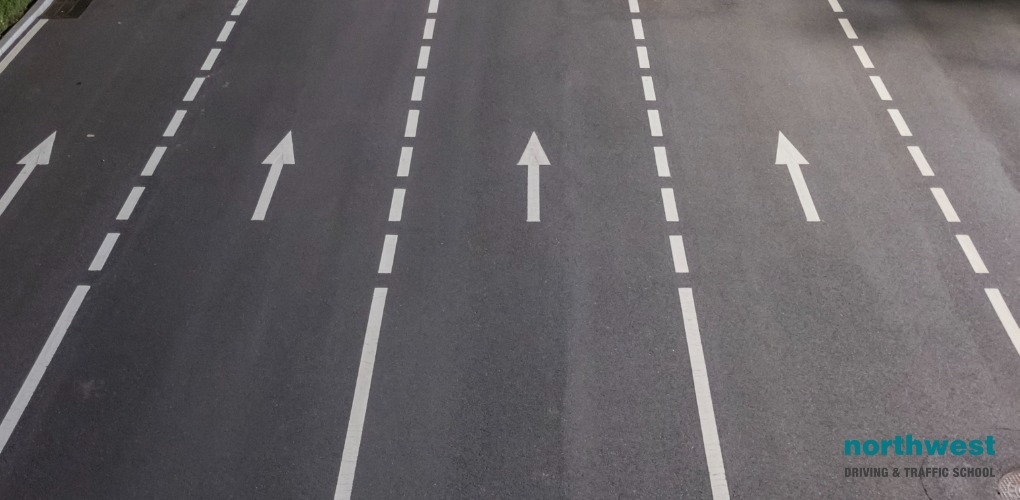
#> input picture Lane-Markings.jpg, 1020 x 500 px, found by its file name
$ jupyter execute 'Lane detection prediction system.ipynb'
#> lines starting #> are read from the running program, lines starting #| are printed output that depends on the picture; after the words box and inside, x2 and y2 are one past the last pixel; in counts of white or black regions, pixels touching at a corner belong together
[cell 1]
import cv2
import numpy as np
import matplotlib.pyplot as plt
import os

def detect_lanes(source_path):
    if not os.path.exists(source_path):
        print(f" File not found: {source_path}")
        return

    if source_path.lower().endswith(('.jpg', '.jpeg', '.png')):
        process_image(source_path)
#> in process_image, img is the input picture: shape (500, 1020, 3); mean B, G, R 100.6, 97.6, 100.9
    elif source_path.lower().endswith(('.mp4', '.avi', '.mov')):
        process_video(source_path)
    else:
        print("Unsupported file format!")

# -------------------- IMAGE PROCESSING --------------------
def process_image(image_path):
    img = cv2.imread(image_path)
    if img is None:
        print(f" Unable to read image: {image_path}")
        return
    result_img = lane_detection_pipeline(img)
    plt.figure(figsize=(12, 8))
    plt.imshow(cv2.cvtColor(result_img, cv2.COLOR_BGR2RGB))
    plt.title("Lane Detection Result")
    plt.axis('off')
    plt.show()

# -------------------- VIDEO PROCESSING --------------------
def process_video(video_path):
    cap = cv2.VideoCapture(video_path)
    if not cap.isOpened():
        print(f" Unable to open video: {video_path}")
        return

    width  = int(cap.get(cv2.CAP_PROP_FRAME_WIDTH))
    height = int(cap.get(cv2.CAP_PROP_FRAME_HEIGHT))
    fps    = cap.get(cv2.CAP_PROP_FPS)

    fourcc = cv2.VideoWriter_fourcc(*'XVID')
    out = cv2.VideoWriter('output_lane_video.avi', fourcc, fps, (width, height))

    while True:
        ret, frame = cap.read()
        if not ret:
            break
        result = lane_detection_pipeline(frame)
        out.write(result)

        cv2.imshow("Lane Detection", result)
        if cv2.waitKey(1) & 0xFF == ord('q'):
            break

    cap.release()
    out.release()
    cv2.destroyAllWindows()
    print(" Saved output as output_lane_video.avi")

# -------------------- LANE DETECTION PIPELINE --------------------
def lane_detection_pipeline(img):
    original = img.copy()

    # Night time detection and enhancement
    if is_night_frame(img):
#> in is_night_frame, `mean_brightness = np.mean(gray)`: mean_brightness = 98.87
        img = enhance_night_frame(img)

    gray = cv2.cvtColor(img, cv2.COLOR_BGR2GRAY)
    blur = cv2.GaussianBlur(gray, (5, 5), 0)
    edges = cv2.Canny(blur, 50, 150)

    height, width = img.shape[:2]
    mask = np.zeros_like(edges)
    vertices = np.array([[
        (0, height),
        (width / 2 - 100, height / 2),
        (width / 2 + 100, height / 2),
        (width, height)
    ]], dtype=np.int32)
    cv2.fillPoly(mask, vertices, 255)
    masked_edges = cv2.bitwise_and(edges, mask)

    lines = cv2.HoughLinesP(masked_edges, 1, np.pi / 180, 50, minLineLength=50, maxLineGap=30)
    solid_lines, dashed_lines = [], []

    if lines is not None:
        for line in lines:
            x1, y1, x2, y2 = line[0]
            angle = np.arctan2(y2 - y1, x2 - x1) * 180 / np.pi
            if abs(angle) < 30 or abs(angle) > 150:
                continue
            length = np.sqrt((x2 - x1) ** 2 + (y2 - y1) ** 2)
            if analyze_dash_frequency(masked_edges, (x1, y1, x2, y2)):
                dashed_lines.append(line[0])
            else:
                if length > 100:
                    solid_lines.append(line[0])

        solid_lines = cluster_lines(solid_lines) if solid_lines else []
        dashed_lines = cluster_lines(dashed_lines) if dashed_lines else []
        img = visualize_lanes(img, solid_lines, dashed_lines)
    else:
        warped, M, Minv = perspective_transform(original)
        binary = color_threshold(warped)
        if binary is not None:
            left_fit, right_fit = fit_polynomial(binary)
            if left_fit is not None and right_fit is not None:
                img = draw_lanes(original, binary, left_fit, right_fit, Minv)

    return img

[cell 2]
# -------------------- SUPPORT FUNCTIONS --------------------
def is_night_frame(img, threshold=50):
    gray = cv2.cvtColor(img, cv2.COLOR_BGR2GRAY)
    mean_brightness = np.mean(gray)
    return mean_brightness < threshold

def enhance_night_frame(img):
    # Convert to LAB color space and apply CLAHE
    lab = cv2.cvtColor(img, cv2.COLOR_BGR2LAB)
    l, a, b = cv2.split(lab)
    clahe = cv2.createCLAHE(clipLimit=3.0, tileGridSize=(8, 8))
    l = clahe.apply(l)
    lab = cv2.merge((l, a, b))
    enhanced = cv2.cvtColor(lab, cv2.COLOR_LAB2BGR)

    # Increase contrast slightly
    alpha = 1.3  # Contrast control
    beta = 10    # Brightness control
    enhanced = cv2.convertScaleAbs(enhanced, alpha=alpha, beta=beta)

    return enhanced

def analyze_dash_frequency(binary_img, line_points):
    x1, y1, x2, y2 = line_points
    num_samples = 50
    intensities = []
    for i in range(num_samples):
        x = int(x1 + (x2 - x1) * i / num_samples)
        y = int(y1 + (y2 - y1) * i / num_samples)
        if 0 <= x < binary_img.shape[1] and 0 <= y < binary_img.shape[0]:
            intensities.append(binary_img[y, x])
        else:
            intensities.append(0)
    transitions = sum(abs(int(intensities[i]) - int(intensities[i - 1])) > 100 for i in range(1, len(intensities)))
    return transitions > 5

def cluster_lines(lines, threshold=30):
    clusters = []
    for line in lines:
        matched = False
        for cluster in clusters:
            if np.linalg.norm(line[:2] - cluster['centroid']) < threshold:
                cluster['lines'].append(line)
                cluster['centroid'] = np.mean([l[:2] for l in cluster['lines']], axis=0)
                matched = True
                break
        if not matched:
            clusters.append({'lines': [line], 'centroid': np.array(line[:2])})
    return [np.mean(np.array(cluster['lines']), axis=0).astype(int) for cluster in clusters]

# [68 lines left out: functions perspective_transform, color_threshold, fit_polynomial, draw_lanes, not called in this run]

def visualize_lanes(img, solid_lines, dashed_lines):
    result = img.copy()
    for line in solid_lines:
        cv2.line(result, (line[0], line[1]), (line[2], line[3]), (0, 255, 0), 5)
    for line in dashed_lines:
        cv2.line(result, (line[0], line[1]), (line[2], line[3]), (255, 0, 0), 5)
    return result

[cell 3]
# -------------------- RUN THE FUNCTION --------------------

# Replace this with your image or video file
# Example: detect_lanes("/mnt/data/image.png")
# Example: detect_lanes("C:/Users/YourName/Downloads/lane_video.mp4")

detect_lanes(r"C:\Users\soumy\Downloads\Lane-Markings.jpg")
#> in lane_detection_pipeline, `edges = cv2.Canny(blur, 50, 150)`:
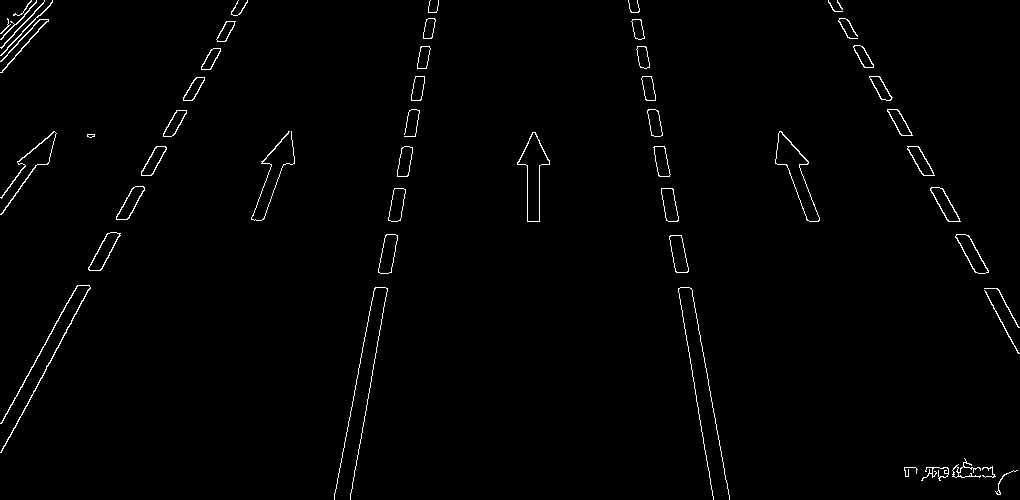
#> edges: shape (500, 1020); 1.2% white in thin lines or dots
#> in lane_detection_pipeline, `cv2.fillPoly(mask, vertices, 255)`: mask: shape (500, 1020); 29.9% white; 1 white region, box (x1, y1, x2, y2) and area: (1, 250, 1020, 500) 152660
#> in lane_detection_pipeline, `masked_edges = cv2.bitwise_and(edges, mask)`: masked_edges: shape (500, 1020); 0.22% white in thin lines or dots, all inside (x1, y1, x2, y2) = (334, 260, 1001, 500)
#> in lane_detection_pipeline, `lines = cv2.HoughLinesP(masked_edges, 1, np.pi / 180, 50, minLineLengt..`: lines = [[334, 497, 378, 269], [350, 499, 391, 267], [694, 302, 729, 499], [679, 293, 710, 484]]
#> the loop in lane_detection_pipeline, `for line in lines:` made 4 passes
#> (angle, length, transitions in analyze_dash_frequency) on passes 1 to 4: (-79.08, 232.2, 13), (-79.98, 235.6, 11), (79.93, 200.1, 19), (80.78, 193.5, 27)
#> after the loop in lane_detection_pipeline, `for line in lines:`: dashed_lines has the same summary as lines; solid_lines = []
#> the loop in cluster_lines, `for line in lines:` made 4 passes
#> after the loop in cluster_lines, `for line in lines:`: cluster = {'lines': [[694, 302, 729, 499], [679, 293, 710, 484]], 'centroid': [686.5, 297.5]}; clusters = 2 items
#> in lane_detection_pipeline, `dashed_lines = cluster_lines(dashed_lines) if dashed_lines else []`: dashed_lines = [[342, 498, 384, 268], [686, 297, 719, 491]]
#> the loop in visualize_lanes, `for line in dashed_lines:` made 2 passes
#> after the loop in visualize_lanes, `for line in dashed_lines:`:
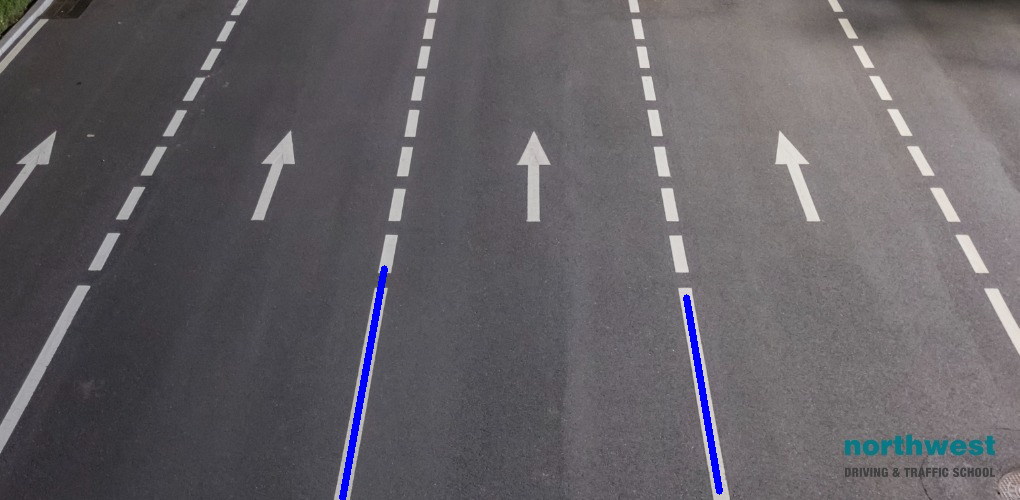
#> result: shape (500, 1020, 3); 0.61% of pixels changed, all inside (x1, y1, x2, y2) = (339, 265, 723, 500)

detect_lanes(r"C:\Users\soumy\Downloads\lane video.mp4")
#> in process_video, `width  = int(cap.get(cv2.CAP_PROP_FRAME_WIDTH))`: width = 960
#> in process_video, `height = int(cap.get(cv2.CAP_PROP_FRAME_HEIGHT))`: height = 720
#> in process_video, `fps    = cap.get(cv2.CAP_PROP_FPS)`: fps = 30
#> in process_video, `fourcc = cv2.VideoWriter_fourcc(*'XVID')`: fourcc = 1145656920
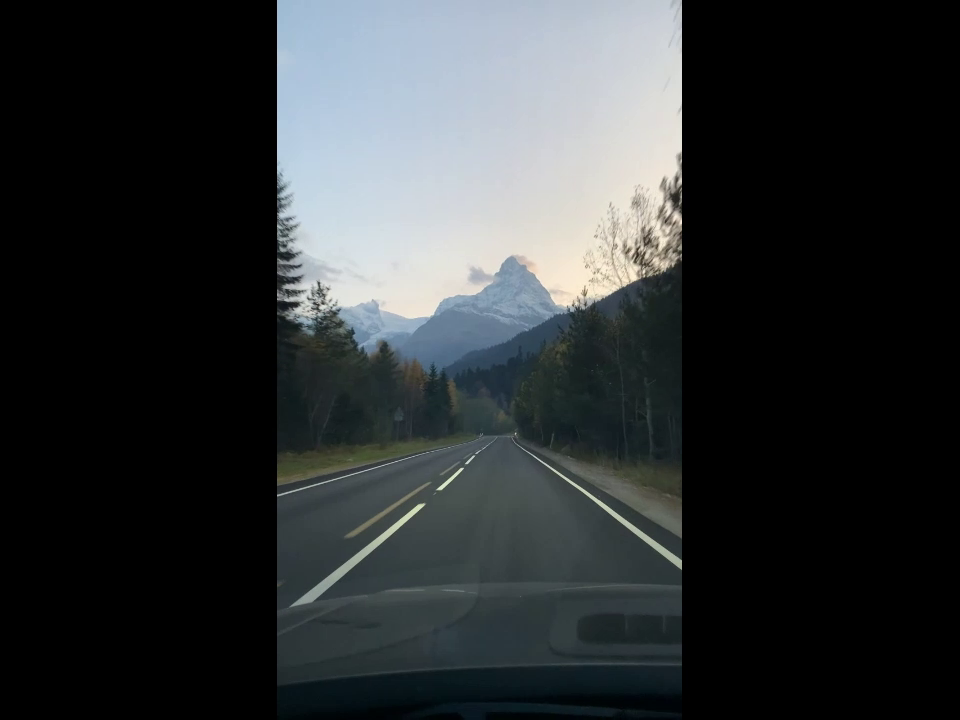
#> input picture frame 6 of lane video.mp4, 960 x 720 px
#> in process_video, frame is the input picture: shape (720, 960, 3); mean B, G, R 52.2, 50.7, 47
#> call 2 of is_night_frame, with threshold = 50
#> in is_night_frame (call 2), `gray = cv2.cvtColor(img, cv2.COLOR_BGR2GRAY)`:
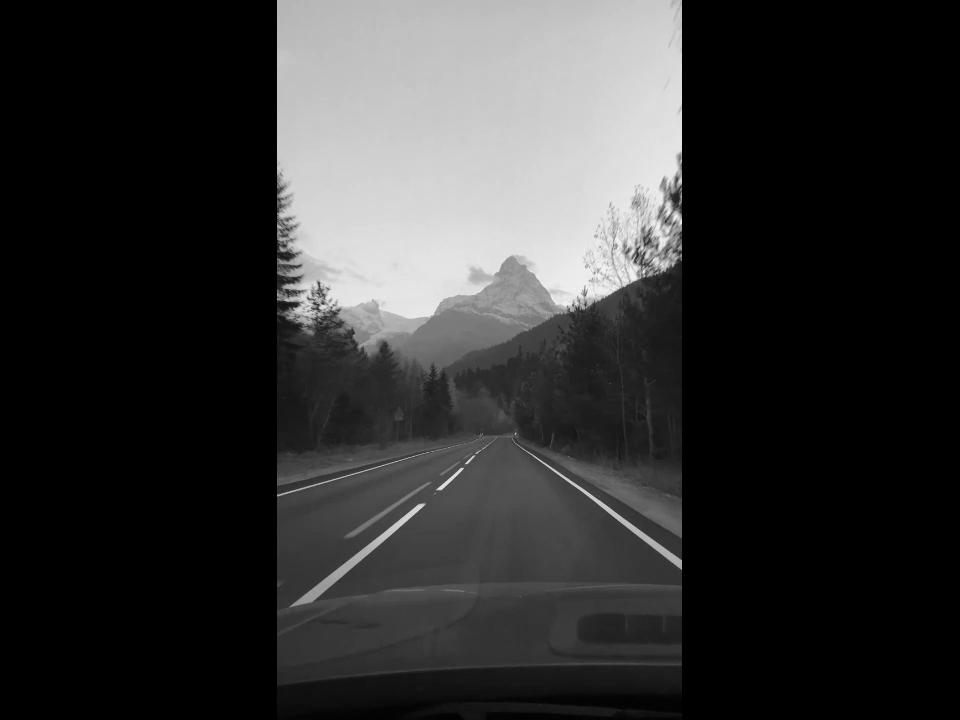
#> gray: shape (720, 960); min 0, max 244, mean 49.8
#> in is_night_frame (call 2), `mean_brightness = np.mean(gray)`: mean_brightness = 49.8
#> in enhance_night_frame, `lab = cv2.cvtColor(img, cv2.COLOR_BGR2LAB)`: lab: shape (720, 960, 3); mean of channels 0, 1, 2 51.8, 126.9, 126.7
#> in enhance_night_frame, `l, a, b = cv2.split(lab)`:
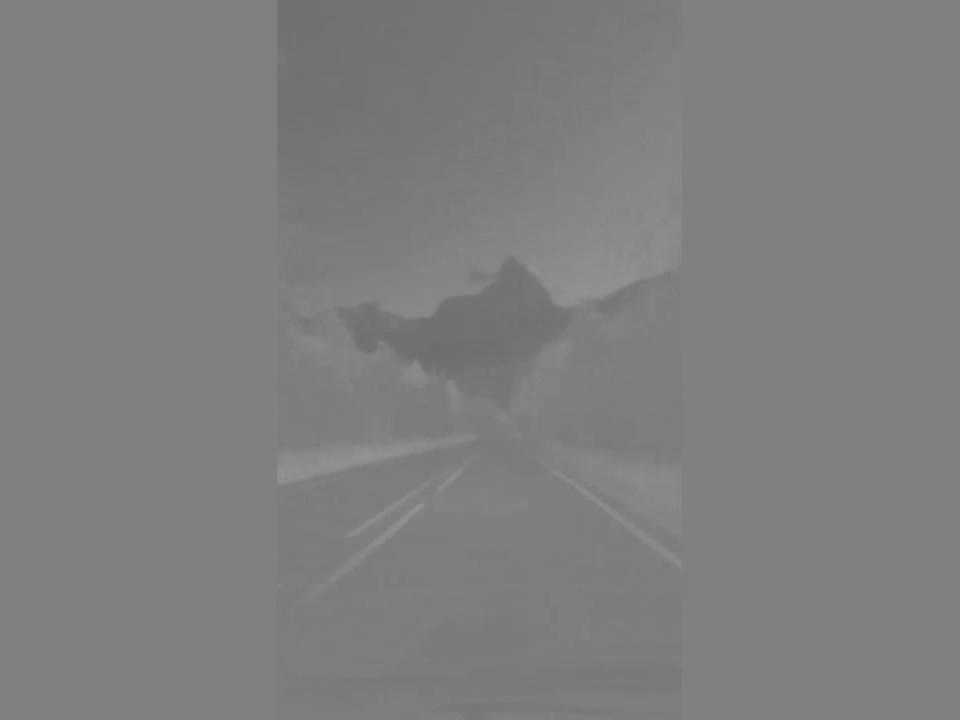
#> b: shape (720, 960); min 108, max 148, mean 126.7
#> in enhance_night_frame, `lab = cv2.merge((l, a, b))`: lab: shape (720, 960, 3); mean of channels 0, 1, 2 57.7, 126.9, 126.7
#> in lane_detection_pipeline (call 2), `edges = cv2.Canny(blur, 50, 150)`: edges: shape (720, 960); 1.7% white in thin lines or dots, all inside (x1, y1, x2, y2) = (276, 0, 683, 720)
#> in lane_detection_pipeline (call 2), `mask = np.zeros_like(edges)`: mask: shape (720, 960); every value is 0
#> in lane_detection_pipeline (call 2), `vertices = np.array([[ (0, height), (width / 2 - 100, height / 2), (wi..`: vertices = [[0, 720], [380, 360], [580, 360], [960, 720]]
#> in lane_detection_pipeline (call 2), `cv2.fillPoly(mask, vertices, 255)`: mask: shape (720, 960); 30.2% white; 1 white region, box (x1, y1, x2, y2) and area: (1, 360, 960, 720) 208820
#> in lane_detection_pipeline (call 2), `masked_edges = cv2.bitwise_and(edges, mask)`:
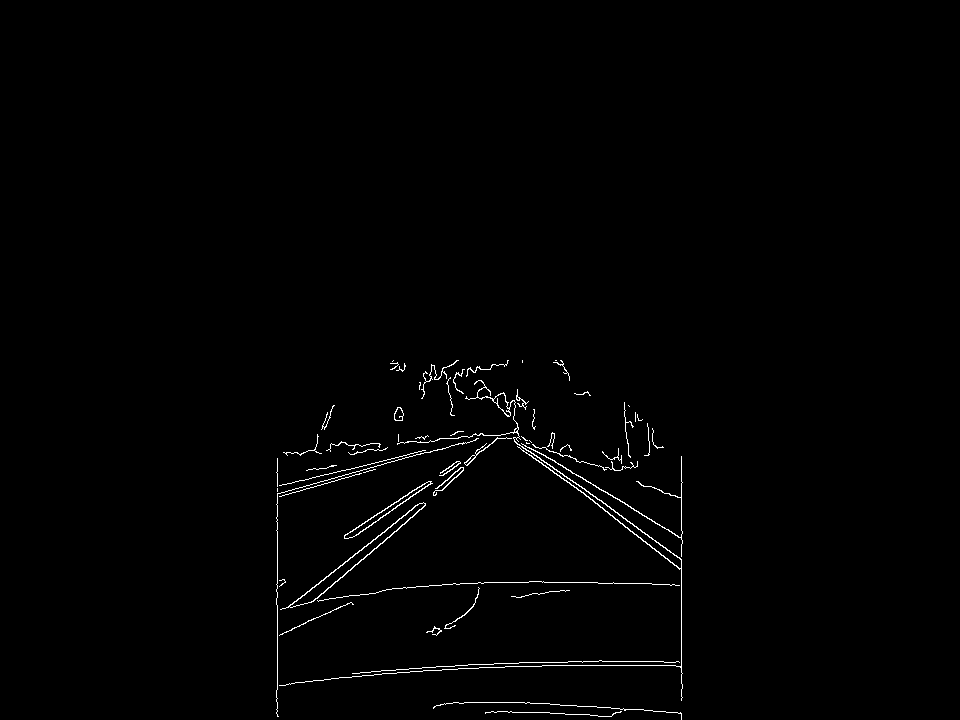
#> masked_edges: shape (720, 960); 0.92% white in thin lines or dots, all inside (x1, y1, x2, y2) = (276, 360, 683, 720)
#> in lane_detection_pipeline (call 2), `lines = cv2.HoughLinesP(masked_edges, 1, np.pi / 180, 50, minLineLengt..`: lines = 39 rows, first 6: [277, 716, 277, 458], [681, 719, 681, 456], [285, 608, 463, 469], [514, 440, 679, 569], [507, 433, 680, 537], [423, 670, 578, 665]
#> the loop in lane_detection_pipeline (call 2), `for line in lines:` made 39 passes
#> angle on passes 6, 10, 11, 12, 13, 14, 16, 17, 19, 20, 21, 23: -1.85, 1.19, -13.66, -0.939, -15, -4.89, -15.26, -15.71, 0, -6.79, 3.79, 1.89
#> (angle, length, transitions in analyze_dash_frequency) on passes 1, 2, 3, 4, 5, 7: (-90, 258, 8), (-90, 263, 8), (-37.99, 225.8, 9), (38.02, 209.4, 21), (31.01, 201.9, 11), (-40.04, 122.8, 24)
#> after the loop in lane_detection_pipeline (call 2), `for line in lines:`: dashed_lines = 17 items, first 6: [277, 716, 277, 458], [681, 719, 681, 456], [285, 608, 463, 469], [514, 440, 679, 569], [507, 433, 680, 537], [311, 602, 405, 523]
#> the loop in cluster_lines (call 2), `for line in lines:` made 17 passes
#> line on passes 1 to 12: [277, 716, 277, 458], [681, 719, 681, 456], [285, 608, 463, 469], [514, 440, 679, 569], [507, 433, 680, 537], [311, 602, 405, 523], [344, 535, 458, 461], [517, 440, 680, 559], [513, 438, 680, 568], [350, 537, 534, 413], [290, 607, 534, 409], [344, 536, 501, 434]
#> in lane_detection_pipeline (call 2), `dashed_lines = cluster_lines(dashed_lines) if dashed_lines else []`: dashed_lines = [[277, 716, 277, 458], [681, 719, 681, 456], [295, 605, 467, 467], [511, 437, 659, 540], [347, 536, 481, 447], [381, 543, 461, 471], [452, 474, 516, 422]]
#> the loop in visualize_lanes (call 2), `for line in dashed_lines:` made 7 passes
#> after the loop in visualize_lanes (call 2), `for line in dashed_lines:`:
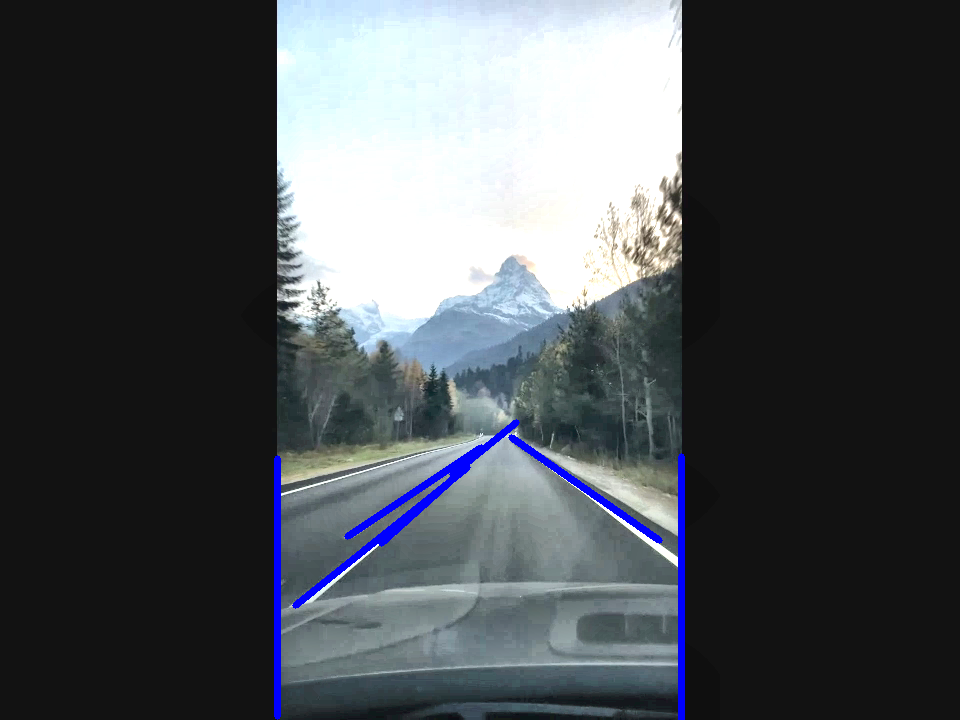
#> result: shape (720, 960, 3); mean B, G, R 84.4, 80.3, 75.8
#> (key q is pressed here)
